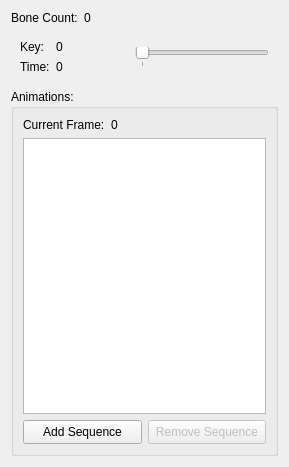
<?xml version="1.0" encoding="UTF-8"?>
<ui version="4.0">
 <class>SkeletonInfo</class>
 <widget class="QWidget" name="SkeletonInfo">
  <property name="geometry">
   <rect>
    <x>0</x>
    <y>0</y>
    <width>289</width>
    <height>467</height>
   </rect>
  </property>
  <property name="windowTitle">
   <string>Form</string>
  </property>
  <layout class="QVBoxLayout" name="verticalLayout">
   <item>
    <layout class="QHBoxLayout" name="horizontalLayout_5">
     <item>
      <widget class="QLabel" name="label">
       <property name="text">
        <string>Bone Count:</string>
       </property>
      </widget>
     </item>
     <item>
      <widget class="QLabel" name="lblBones">
       <property name="sizePolicy">
        <sizepolicy hsizetype="Expanding" vsizetype="Preferred">
         <horstretch>0</horstretch>
         <verstretch>0</verstretch>
        </sizepolicy>
       </property>
       <property name="text">
        <string>0</string>
       </property>
      </widget>
     </item>
    </layout>
   </item>
   <item>
    <widget class="QWidget" name="widget_3" native="true">
     <layout class="QHBoxLayout" name="horizontalLayout_3">
      <property name="leftMargin">
       <number>0</number>
      </property>
      <property name="topMargin">
       <number>0</number>
      </property>
      <property name="rightMargin">
       <number>9</number>
      </property>
      <property name="bottomMargin">
       <number>0</number>
      </property>
      <item>
       <widget class="QWidget" name="widget_4" native="true">
        <property name="minimumSize">
         <size>
          <width>80</width>
          <height>0</height>
         </size>
        </property>
        <layout class="QGridLayout" name="gridLayout">
         <item row="1" column="0">
          <widget class="QLabel" name="label_2">
           <property name="sizePolicy">
            <sizepolicy hsizetype="Maximum" vsizetype="Preferred">
             <horstretch>0</horstretch>
             <verstretch>0</verstretch>
            </sizepolicy>
           </property>
           <property name="text">
            <string>Key:</string>
           </property>
          </widget>
         </item>
         <item row="1" column="1">
          <widget class="QLabel" name="lblKey">
           <property name="text">
            <string>0</string>
           </property>
          </widget>
         </item>
         <item row="2" column="0">
          <widget class="QLabel" name="label_3">
           <property name="sizePolicy">
            <sizepolicy hsizetype="Maximum" vsizetype="Preferred">
             <horstretch>0</horstretch>
             <verstretch>0</verstretch>
            </sizepolicy>
           </property>
           <property name="text">
            <string>Time:</string>
           </property>
          </widget>
         </item>
         <item row="2" column="1">
          <widget class="QLabel" name="lblTime">
           <property name="minimumSize">
            <size>
             <width>64</width>
             <height>0</height>
            </size>
           </property>
           <property name="text">
            <string>0</string>
           </property>
          </widget>
         </item>
        </layout>
       </widget>
      </item>
      <item>
       <widget class="QSlider" name="sldAnimation">
        <property name="maximum">
         <number>0</number>
        </property>
        <property name="pageStep">
         <number>1</number>
        </property>
        <property name="orientation">
         <enum>Qt::Horizontal</enum>
        </property>
        <property name="tickPosition">
         <enum>QSlider::TicksBelow</enum>
        </property>
       </widget>
      </item>
     </layout>
    </widget>
   </item>
   <item>
    <widget class="QGroupBox" name="groupBox_2">
     <property name="title">
      <string>Animations:</string>
     </property>
     <layout class="QVBoxLayout" name="verticalLayout_3">
      <property name="leftMargin">
       <number>9</number>
      </property>
      <property name="topMargin">
       <number>9</number>
      </property>
      <property name="rightMargin">
       <number>9</number>
      </property>
      <property name="bottomMargin">
       <number>9</number>
      </property>
      <item>
       <widget class="QWidget" name="widget_5" native="true">
        <layout class="QHBoxLayout" name="horizontalLayout_4">
         <property name="leftMargin">
          <number>0</number>
         </property>
         <property name="topMargin">
          <number>0</number>
         </property>
         <property name="rightMargin">
          <number>0</number>
         </property>
         <property name="bottomMargin">
          <number>0</number>
         </property>
         <item>
          <widget class="QLabel" name="label_4">
           <property name="text">
            <string>Current Frame:</string>
           </property>
          </widget>
         </item>
         <item>
          <widget class="QLabel" name="lblCurrentFrame">
           <property name="sizePolicy">
            <sizepolicy hsizetype="Expanding" vsizetype="Preferred">
             <horstretch>0</horstretch>
             <verstretch>0</verstretch>
            </sizepolicy>
           </property>
           <property name="text">
            <string>0</string>
           </property>
          </widget>
         </item>
        </layout>
       </widget>
      </item>
      <item>
       <widget class="QTreeView" name="treeAnimations"/>
      </item>
      <item>
       <widget class="QWidget" name="widget_2" native="true">
        <layout class="QHBoxLayout" name="horizontalLayout_2">
         <property name="leftMargin">
          <number>0</number>
         </property>
         <property name="topMargin">
          <number>0</number>
         </property>
         <property name="rightMargin">
          <number>0</number>
         </property>
         <property name="bottomMargin">
          <number>0</number>
         </property>
         <item>
          <widget class="QPushButton" name="btnAdd">
           <property name="minimumSize">
            <size>
             <width>0</width>
             <height>24</height>
            </size>
           </property>
           <property name="text">
            <string>Add Sequence</string>
           </property>
          </widget>
         </item>
         <item>
          <widget class="QPushButton" name="btnRemove">
           <property name="enabled">
            <bool>false</bool>
           </property>
           <property name="minimumSize">
            <size>
             <width>0</width>
             <height>24</height>
            </size>
           </property>
           <property name="text">
            <string>Remove Sequence</string>
           </property>
          </widget>
         </item>
        </layout>
       </widget>
      </item>
     </layout>
    </widget>
   </item>
  </layout>
 </widget>
 <resources/>
 <connections/>
</ui>
